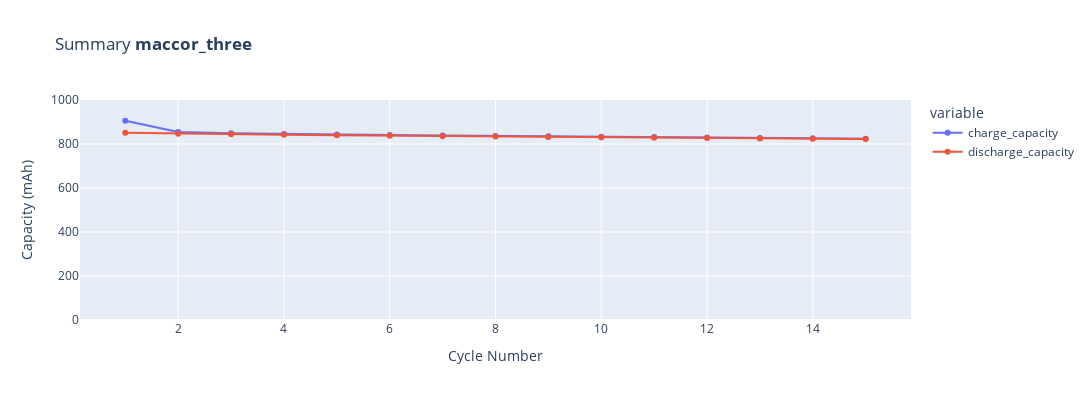

The code cell stored with this chart in its notebook:
### Code cell
plotutils.summary_plot(c, y="capacities", width=1200, height=400, y_range=[0, 1000])

### Figure 1 — Plotly figure (JSON) as saved in the notebook; plotly's stock layout.template omitted (floating-point values rounded to 4 significant figures)
{"data": [{"hovertemplate": "variable=charge_capacity<br>Cycle Number=%{x}<br>Capacity (mAh)=%{y}<extra></extra>", "legendgroup": "charge_capacity", "line": {"color": "#636efa", "dash": "solid"}, "marker": {"symbol": "circle"}, "mode": "lines+markers", "name": "charge_capacity", "orientation": "h", "showlegend": true, "type": "scatter", "x": [1, 2, 3, 4, 5, 6, 7, 8, 9, 10, 11, 12, 13, 14, 15], "xaxis": "x", "y": [906.1, 854.4, 849.3, 845.9, 843.4, 841.0, 839.1, 836.8, 835.0, 833.1, 832.0, 829.5, 827.4, 826.1, 824.4], "yaxis": "y"}, {"hovertemplate": "variable=discharge_capacity<br>Cycle Number=%{x}<br>Capacity (mAh)=%{y}<extra></extra>", "legendgroup": "discharge_capacity", "line": {"color": "#EF553B", "dash": "solid"}, "marker": {"symbol": "circle"}, "mode": "lines+markers", "name": "discharge_capacity", "orientation": "h", "showlegend": true, "type": "scatter", "x": [1, 2, 3, 4, 5, 6, 7, 8, 9, 10, 11, 12, 13, 14, 15], "xaxis": "x", "y": [850.9, 847.0, 843.9, 841.6, 839.5, 837.5, 835.7, 833.7, 832.0, 830.4, 828.8, 826.8, 825.3, 823.8, 822.3], "yaxis": "y"}], "layout": {"height": 400, "legend": {"title": {"text": "variable"}, "tracegroupgap": 0}, "title": {"text": "Summary <b>maccor_three</b>"}, "width": 1200, "xaxis": {"anchor": "y", "domain": [0, 1], "title": {"text": "Cycle Number"}}, "yaxis": {"anchor": "x", "domain": [0, 1], "range": [0, 1000], "title": {"text": "Capacity (mAh)"}}}}
